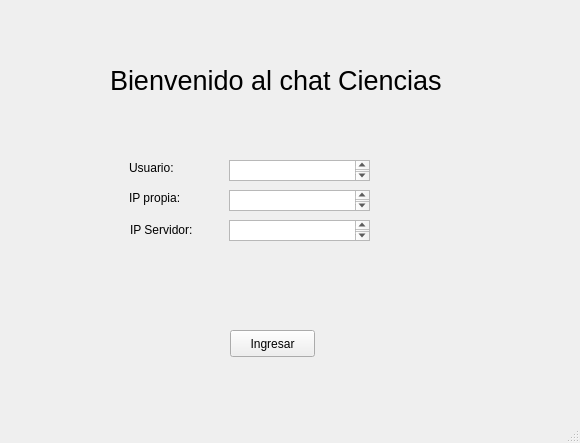
<?xml version="1.0" encoding="UTF-8"?>
<ui version="4.0">
 <class>MainWindow</class>
 <widget class="QMainWindow" name="MainWindow">
  <property name="geometry">
   <rect>
    <x>0</x>
    <y>0</y>
    <width>580</width>
    <height>443</height>
   </rect>
  </property>
  <property name="windowTitle">
   <string>MainWindow</string>
  </property>
  <widget class="QWidget" name="centralwidget">
   <widget class="QPushButton" name="boton_login">
    <property name="geometry">
     <rect>
      <x>230</x>
      <y>330</y>
      <width>85</width>
      <height>27</height>
     </rect>
    </property>
    <property name="text">
     <string>Ingresar</string>
    </property>
   </widget>
   <widget class="QLabel" name="bienvenida">
    <property name="geometry">
     <rect>
      <x>110</x>
      <y>60</y>
      <width>361</width>
      <height>41</height>
     </rect>
    </property>
    <property name="font">
     <font>
      <pointsize>20</pointsize>
     </font>
    </property>
    <property name="text">
     <string>Bienvenido al chat Ciencias</string>
    </property>
   </widget>
   <widget class="QLabel" name="et_usser">
    <property name="geometry">
     <rect>
      <x>129</x>
      <y>160</y>
      <width>52</width>
      <height>15</height>
     </rect>
    </property>
    <property name="text">
     <string>Usuario:</string>
    </property>
   </widget>
   <widget class="QLabel" name="et_ip">
    <property name="geometry">
     <rect>
      <x>129</x>
      <y>190</y>
      <width>81</width>
      <height>16</height>
     </rect>
    </property>
    <property name="text">
     <string>IP propia:</string>
    </property>
   </widget>
   <widget class="QTextEdit" name="text_usser">
    <property name="geometry">
     <rect>
      <x>229</x>
      <y>160</y>
      <width>141</width>
      <height>21</height>
     </rect>
    </property>
   </widget>
   <widget class="QTextEdit" name="text_ip1">
    <property name="geometry">
     <rect>
      <x>229</x>
      <y>190</y>
      <width>141</width>
      <height>21</height>
     </rect>
    </property>
   </widget>
   <widget class="QTextEdit" name="text_ip2">
    <property name="geometry">
     <rect>
      <x>229</x>
      <y>220</y>
      <width>141</width>
      <height>21</height>
     </rect>
    </property>
   </widget>
   <widget class="QLabel" name="et_ip_2">
    <property name="geometry">
     <rect>
      <x>130</x>
      <y>220</y>
      <width>81</width>
      <height>20</height>
     </rect>
    </property>
    <property name="text">
     <string>IP Servidor:</string>
    </property>
   </widget>
  </widget>
  <widget class="QMenuBar" name="menubar">
   <property name="geometry">
    <rect>
     <x>0</x>
     <y>0</y>
     <width>580</width>
     <height>31</height>
    </rect>
   </property>
  </widget>
  <widget class="QStatusBar" name="statusbar"/>
 </widget>
 <resources/>
 <connections/>
</ui>
